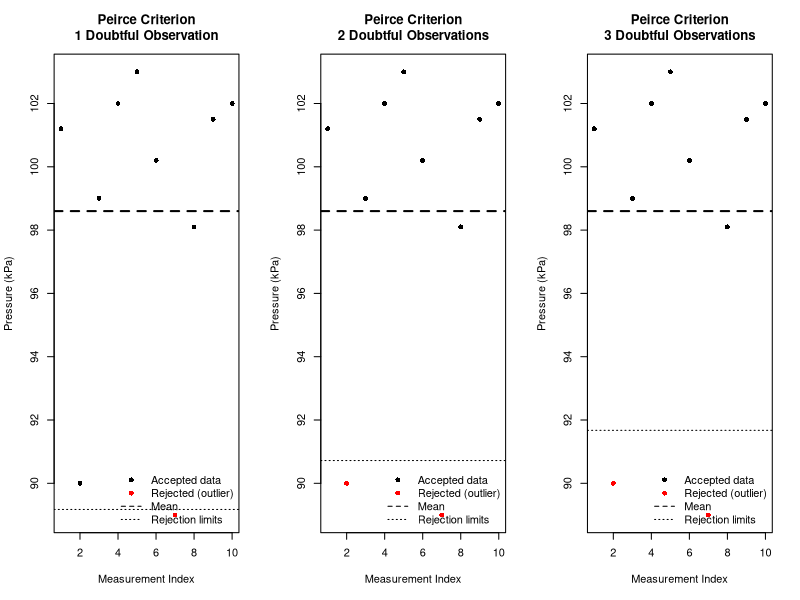

Source code (R):
# -----------------------------
# Peirce's Criterion Example
# Based on Ross (2003)
# -----------------------------

# Data from the paper (kPa)
x <- c(101.2, 90.0, 99.0, 102.0, 103.0,
       100.2, 89.0, 98.1, 101.5, 102.0)

n <- length(x)

# Mean and sample standard deviation (as in paper)
xm <- mean(x)
sigma <- sd(x)

# R values from Peirce's table for n = 10
R_values <- c(
  "1_doubtful" = 1.878,
  "2_doubtful" = 1.570,
  "3_doubtful" = 1.380
)

# Function to compute outliers for a given R
peirce_outliers <- function(x, xm, sigma, R) {
  deviation <- abs(x - xm)
  max_dev <- sigma * R
  deviation > max_dev # Returns a logical vector indicating outliers
}

# Identify outliers for each case
out_1 <- peirce_outliers(x, xm, sigma, R_values[1])
out_2 <- peirce_outliers(x, xm, sigma, R_values[2])
out_3 <- peirce_outliers(x, xm, sigma, R_values[3])

# -----------------------------
# Plotting function
# -----------------------------
plot_peirce <- function(x, xm, sigma, R, outliers, title) {

  max_dev <- sigma * R

  plot(
    x,
    pch = 16,
    col = ifelse(outliers, "red", "black"),
    ylab = "Pressure (kPa)",
    xlab = "Measurement Index",
    main = title
  )

  abline(h = xm, lwd = 2, lty = 2)
  abline(h = xm + max_dev, lty = 3)
  abline(h = xm - max_dev, lty = 3)

  legend(
    "bottomright",
    legend = c("Accepted data", "Rejected (outlier)", "Mean", "Rejection limits"),
    col = c("black", "red", "black", "black"),
    pch = c(16, 16, NA, NA),
    lty = c(NA, NA, 2, 3),
    bty = "n"
  )
}

# -----------------------------
# Create the three graphs
# -----------------------------
par(mfrow = c(1, 3))

plot_peirce(
  x, xm, sigma, R_values[1], out_1,
  "Peirce Criterion\n1 Doubtful Observation"
)

plot_peirce(
  x, xm, sigma, R_values[2], out_2,
  "Peirce Criterion\n2 Doubtful Observations"
)

plot_peirce(
  x, xm, sigma, R_values[3], out_3,
  "Peirce Criterion\n3 Doubtful Observations"
)

par(mfrow = c(1, 1))
